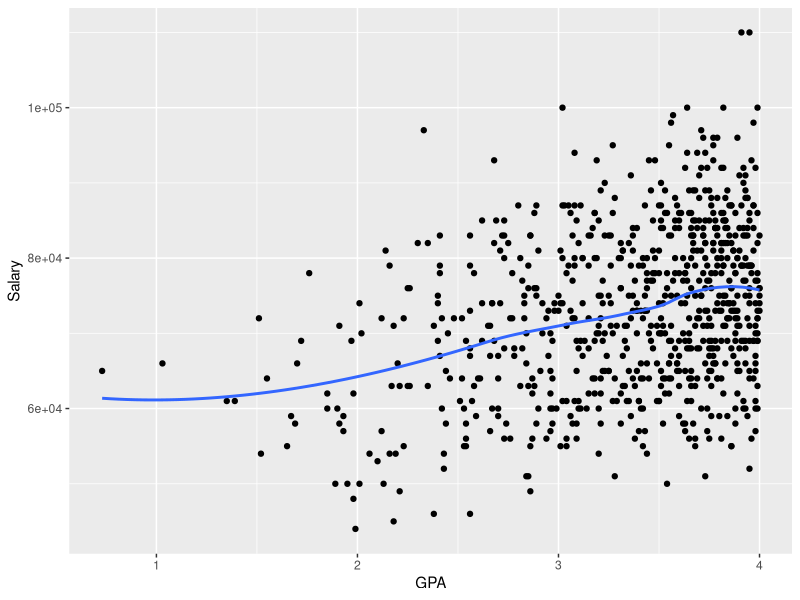
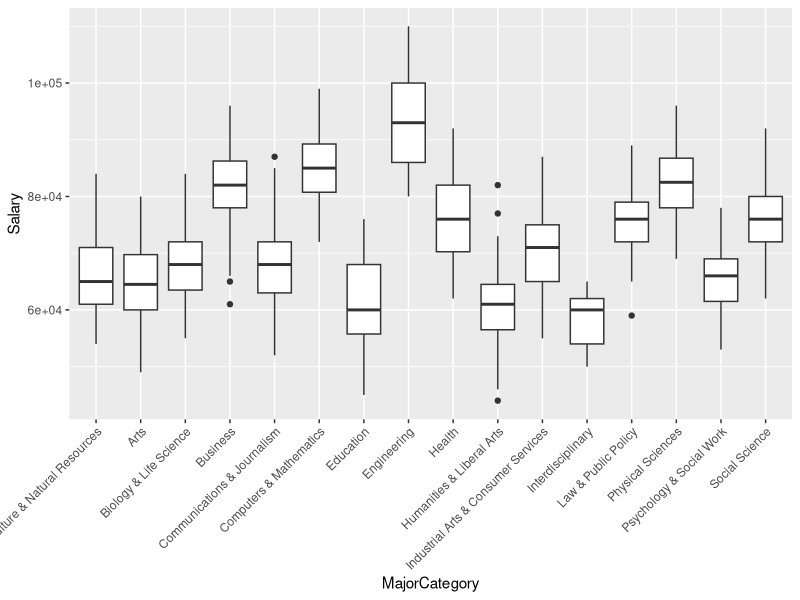
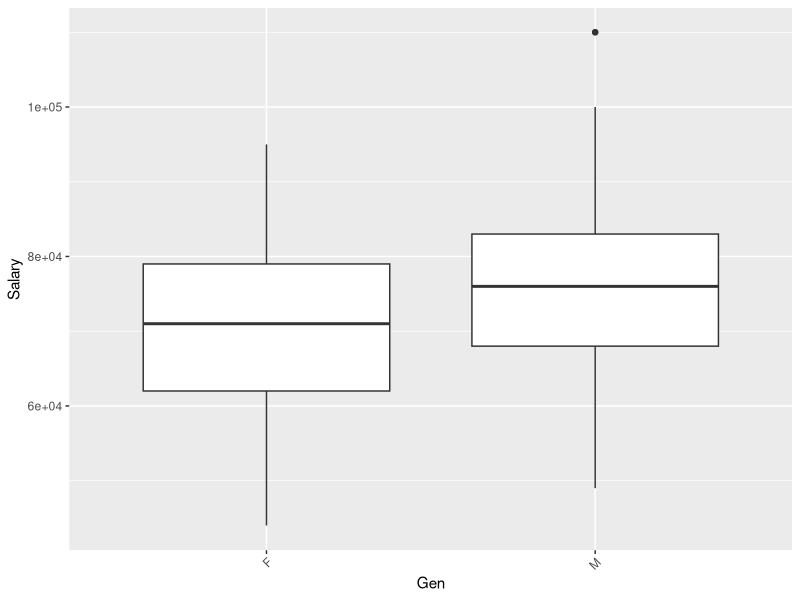
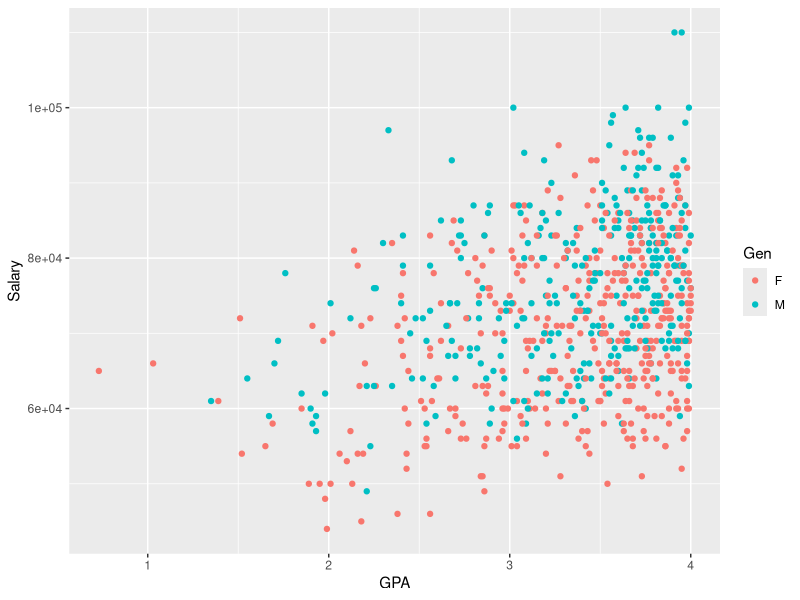

Here is the R script that generated these plots, in order:
## ---- chunk 1
knitr::opts_chunk$set(echo = TRUE)
setwd("/Users/oscar/Desktop/Winter2023/STAT469/CollegeEducation")

library(tidyverse)
library(GGally)
library(car)
library(MASS)
library(lmtest)
library(multcomp)

salary <- read_csv("Salary.csv")
## ---- chunk 2
#1. Scatterplot BirthWeight by Mage
ggplot(data=salary, mapping=aes(x=GPA, y=Salary)) + geom_point()+geom_smooth(se=FALSE)

ggplot(data=salary, mapping=aes(x=MajorCategory, y=Salary)) + geom_boxplot() + theme(axis.text.x = element_text(angle = 45, hjust = 1))


ggplot(data=salary, mapping=aes(x=Gen, y=Salary)) + geom_boxplot() + theme(axis.text.x = element_text(angle = 45, hjust = 1))

ggplot(data=salary, mapping=aes(x=GPA, y=Salary, color = Gen)) + geom_point()

cor(salary$Salary, salary$GPA)

## ---- chunk 3


## ---- chunk 4


## ---- chunk 5

## ---- chunk 6

## ---- chunk 7

## ---- chunk 8

## ---- chunk 9

## ---- chunk 10
